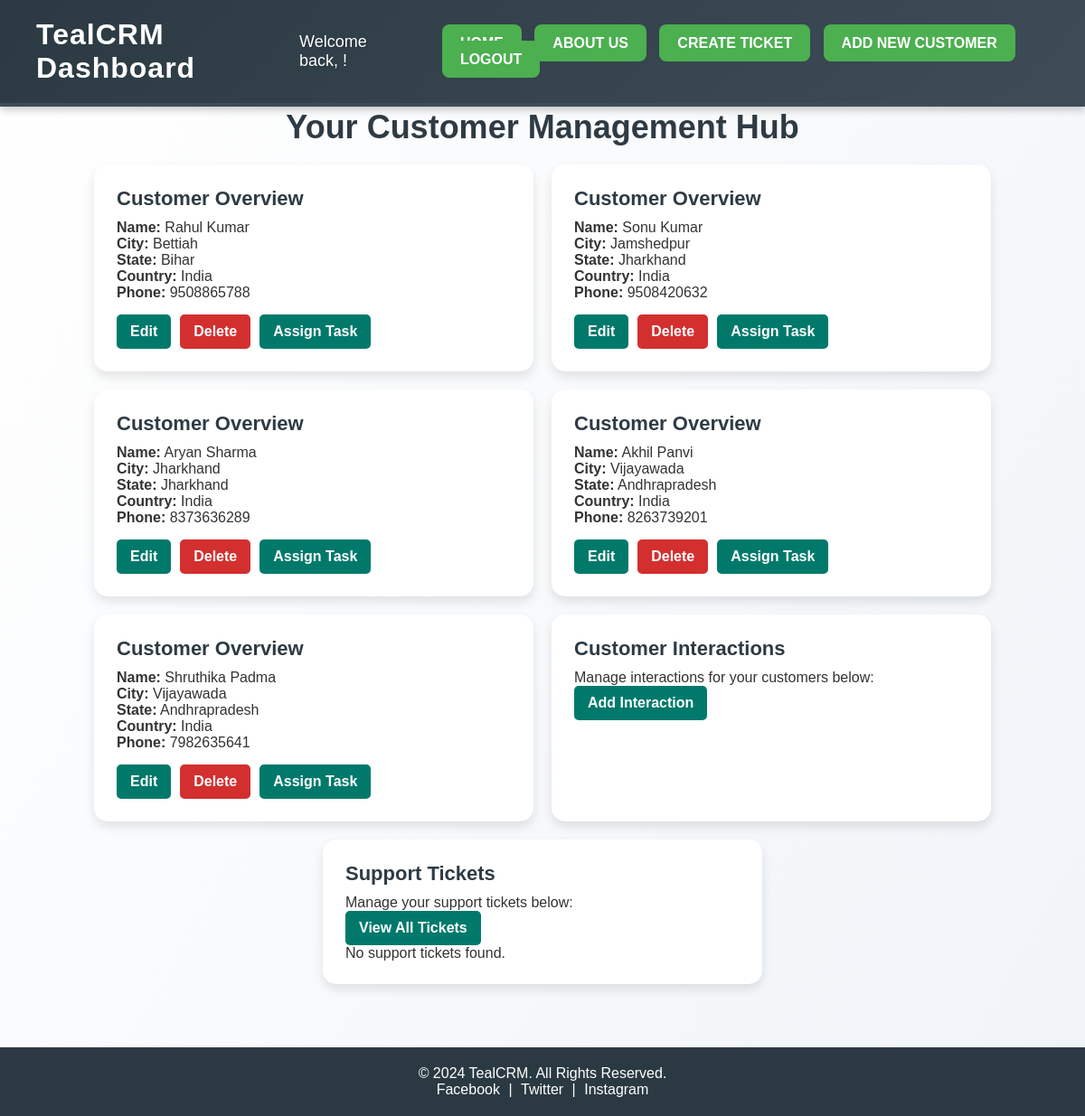
The page /customer/dashboard/ on the database its author committed.
### customer/models.py (models this page shows, shortened)
class Customer_details(models.Model):
    name = models.CharField(max_length=100)
    city = models.CharField(max_length=100)
    state = models.CharField(max_length=100)
    country = models.CharField(max_length=100)
    phone = models.CharField(max_length=100)

### customer/views.py (the view)
# urls.py: path('dashboard/', views.customer_dashboard, name='customer_dashboard'),
def customer_dashboard(request):
    customer_details = Customer_details.objects.all()  # Filter as needed
    context = {
        'details': customer_details,
    }
    return render(request, 'customer_dashboard.html', context)

### customer/templates/customer_dashboard.html (shortened to what this page needs)
<!DOCTYPE html>
<html lang="en">
<head>
</head>
<body>
    <div class="header">
        <h1>TealCRM Dashboard</h1>
        <p class="welcome-message">Welcome back, {{ user.username }}!</p>
        <div class="header-buttons">
            <a href="{% url 'home' %}">Home</a>
            <a href="{% url 'AboutUs' %}">About Us</a>
            <a href="{% url 'create_ticket' %}">Create Ticket</a>
            <a href="{% url 'create_customer' %}">Add New Customer</a>
            <a href="{% url 'logout' %}">Logout</a>
        </div>
    </div>
    <main>
        <h2 class="dashboard-title">Your Customer Management Hub</h2>
        <div class="dashboard-section">
            {% for detail in details %}
                <div class="section">
                    <h3>Customer Overview</h3>
                    <p><strong>Name:</strong> {{ detail.name }}</p>
                    <p><strong>City:</strong> {{ detail.city }}</p>
                    <p><strong>State:</strong> {{ detail.state }}</p>
                    <p><strong>Country:</strong> {{ detail.country }}</p>
                    <p><strong>Phone:</strong> {{ detail.phone }}</p>
                    <div class="action-buttons">
                        <a href="{% url 'edit_customer' detail.id %}" class="cta-button">Edit</a>
                        <a href="{% url 'delete_customer' detail.id %}" class="cta-button delete">Delete</a>
                        <a href="{% url 'add_task' detail.id %}" class="cta-button">Assign Task</a>
                    </div>
                </div>
            {% endfor %}
            <div class="section">
                <h3>Customer Interactions</h3>
                <p>Manage interactions for your customers below:</p>
                <a href="{% url 'select_customer_for_interaction' %}" class="cta-button">Add Interaction</a>
            </div>
            <div class="ticket-section">
                <h3>Support Tickets</h3>
                <p>Manage your support tickets below:</p>
                <a href="{% url 'ticket_list' %}" class="cta-button">View All Tickets</a>
                {% for ticket in tickets %}
                    <div class="section">
                        <p><strong>Title:</strong> {{ ticket.title }}</p>
                        <p><strong>Status:</strong> {{ ticket.status }}</p>
                        <div class="action-buttons">
                            <a href="{% url 'ticket_detail' ticket.id %}" class="cta-button">View Details</a>
                            <a href="{% url 'edit_ticket' ticket.id %}" class="cta-button">Edit</a>
                            <a href="{% url 'delete_ticket' ticket.id %}" class="cta-button delete">Delete</a>
                        </div>
                    </div>
                {% empty %}
                    <p>No support tickets found.</p>
                {% endfor %}
            </div>
        </div>
    </main>
    <footer>
        <p>&copy; 2024 TealCRM. All Rights Reserved.</p>
        <p>
            <a href="https://www.facebook.com" target="_blank">Facebook</a> |
            <a href="https://www.twitter.com" target="_blank">Twitter</a> |
            <a href="https://www.instagram.com" target="_blank">Instagram</a>
        </p>
    </footer>
</body>
</html>

### customer/templates/customer_dashboard.html (style rules this page uses)
* { margin: 0; padding: 0; box-sizing: border-box; }
body { font-family: 'Arial', sans-serif; background: linear-gradient(120deg, #ffffff, #f0f4f8); padding-top: 90px; color: #333; }
.header { position: fixed; top: 0; left: 0; width: 100%; padding: 20px 40px; background: linear-gradient(135deg, #2b3a42, #3d4c57); color: white; display: flex; justify-content: space-between; align-items: center; box-shadow: 0 4px 8px rgba(0, 0, 0, 0.2); z-index: 1000; border-bottom: 4px solid #3d4c57; }
.header h1 { font-size: 32px; font-weight: bold; margin-right: auto; letter-spacing: 1px; }
.welcome-message { font-size: 18px; margin-right: 30px; font-weight: 500; text-shadow: 1px 1px 2px rgba(0, 0, 0, 0.3); }
.header-buttons a { margin-left: 10px; background-color: #4caf50; color: white; padding: 12px 20px; border-radius: 8px; text-decoration: none; font-weight: bold; transition: all 0.3s ease; text-transform: uppercase; }
.dashboard-title { color: #2e3b44; font-size: 36px; font-weight: bold; margin: 30px 0 20px; text-align: center; }
.dashboard-section { display: flex; justify-content: center; flex-wrap: wrap; gap: 20px; width: 90%; max-width: 1200px; margin: auto; padding-bottom: 30px; }
.section, .ticket-section { background: #ffffff; border-radius: 15px; padding: 25px; width: 45%; box-shadow: 0 6px 12px rgba(0, 0, 0, 0.1); transition: transform 0.3s ease, box-shadow 0.3s ease; text-align: left; }
.section h3, .ticket-section h3 { font-size: 22px; color: #2e3b44; margin-bottom: 10px; font-weight: 700; }
.cta-button { background-color: #00796b; color: white; padding: 10px 15px; border-radius: 5px; text-decoration: none; font-size: 16px; display: inline-block; font-weight: 600; transition: background-color 0.3s ease; }
.cta-button.delete { background-color: #d32f2f; }
.action-buttons { display: flex; gap: 10px; margin-top: 15px; }
footer { background-color: #2b3a42; color: white; text-align: center; padding: 20px; margin-top: 40px; }
footer a { color: #ffffff; margin: 0 5px; text-decoration: none; }

### rows shown on the page
Customer_details: name "Rahul Kumar", city "Bettiah", state "Bihar", country "India", phone "9508865788"
Customer_details: name "Sonu Kumar", city "Jamshedpur", state "Jharkhand", country "India", phone "9508420632"
Customer_details: name "Aryan Sharma", city "Jharkhand", state "Jharkhand", country "India", phone "8373636289"
Customer_details: name "Akhil Panvi", city "Vijayawada", state "Andhrapradesh", country "India", phone "8263739201"
Customer_details: name "Shruthika Padma", city "Vijayawada", state "Andhrapradesh", country "India", phone "7982635641"
